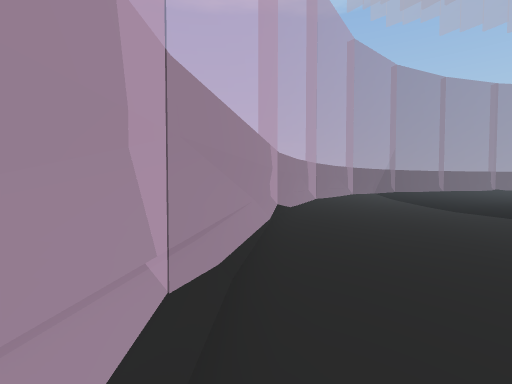
[1] (above)

22 first-person views from a walk through a 3-D level made in the Unity game engine. The camera is 1.5 m above the floor, tilts 2° down and sees 85° across. The floor is counted in squares, 2 m on a side. Each view is taken from the middle of a square. On the plan, view 1 faces up. The plan holds only what a view shows up to about 10 squares ahead; the rest is blank. The place goes on beyond the plan. The player is left out.

[2]
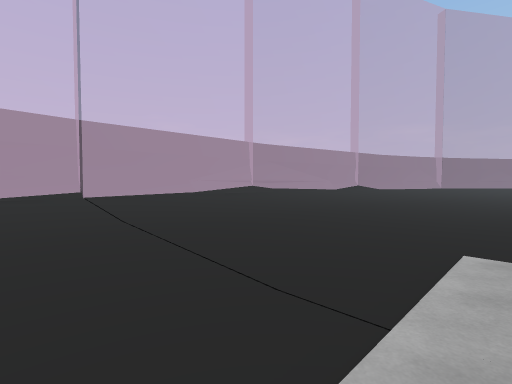

[3]
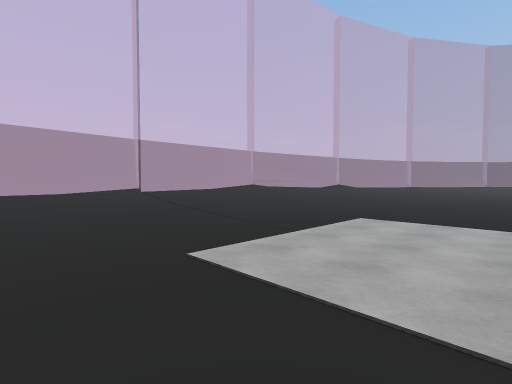

[4]
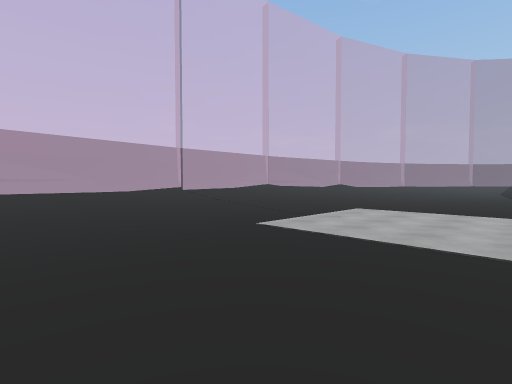

[5]
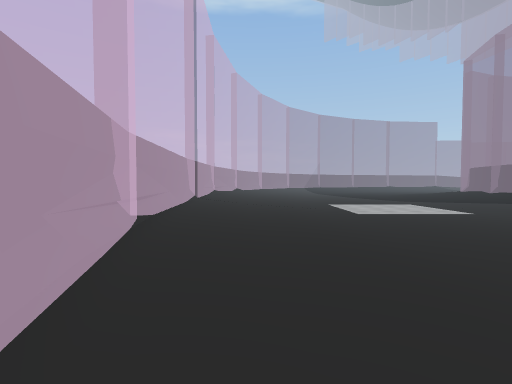

[6]
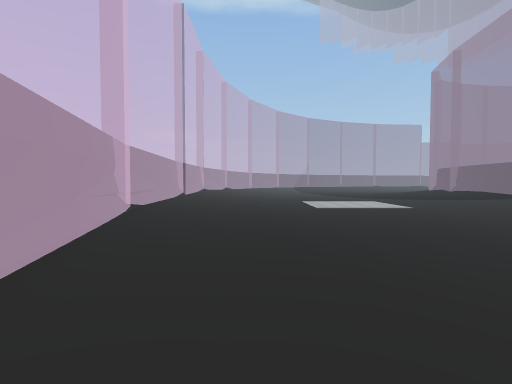

[7]
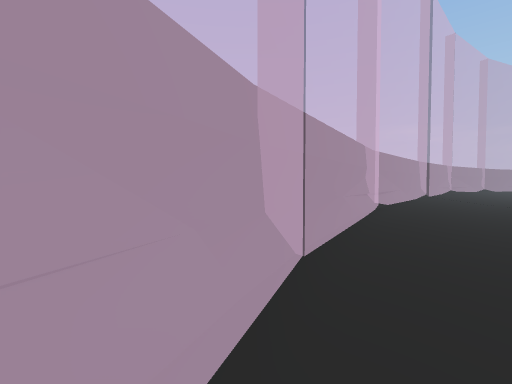

[8]
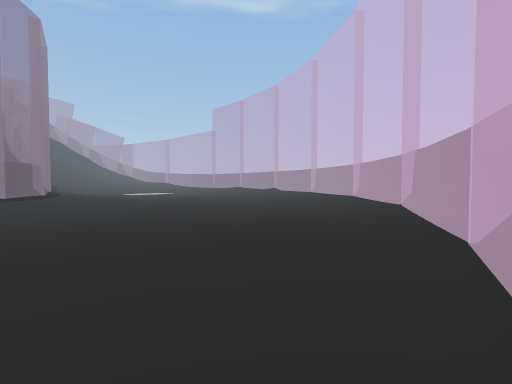

[9]
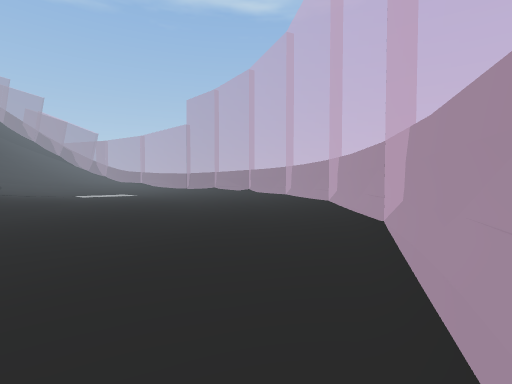

[10]
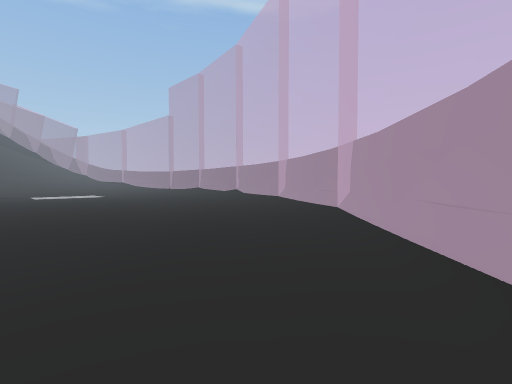

[11]
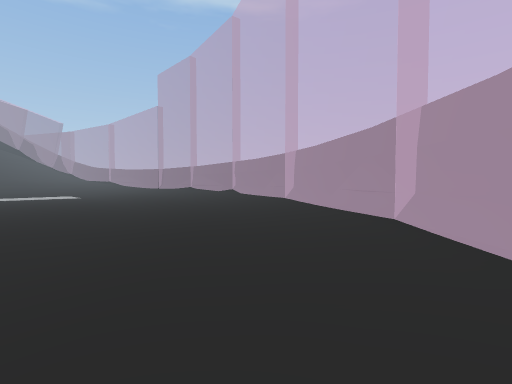

[12]
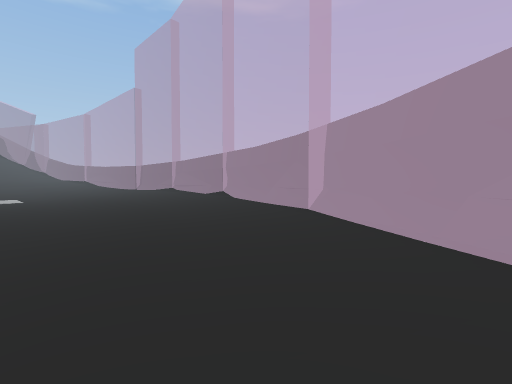

[13]
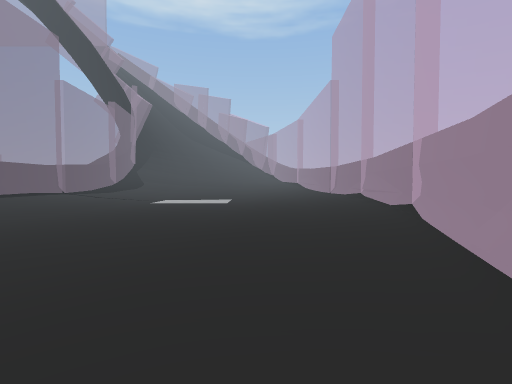

[14]
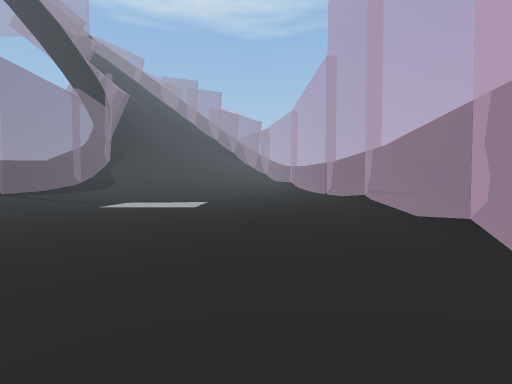

[15]
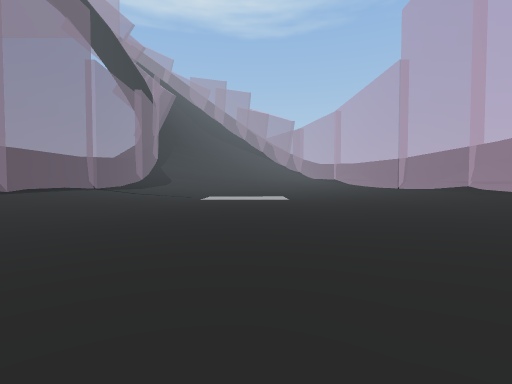

[16]
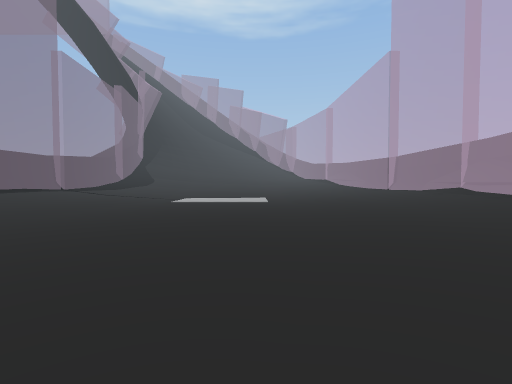

[17]
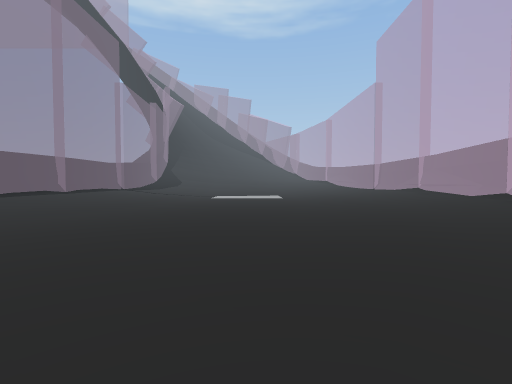

[18]
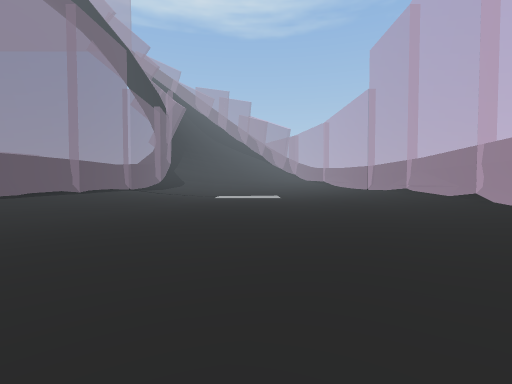

[19]
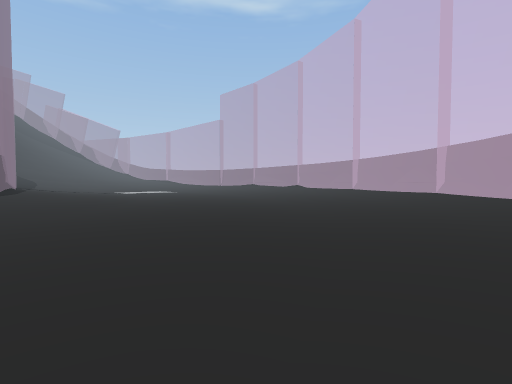

[20]
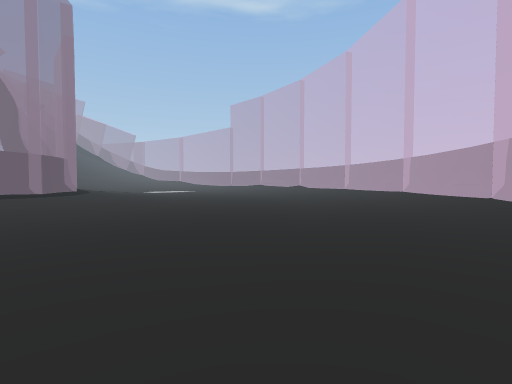

[21]
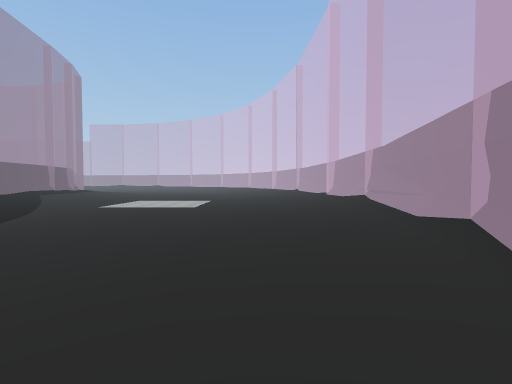

[22]
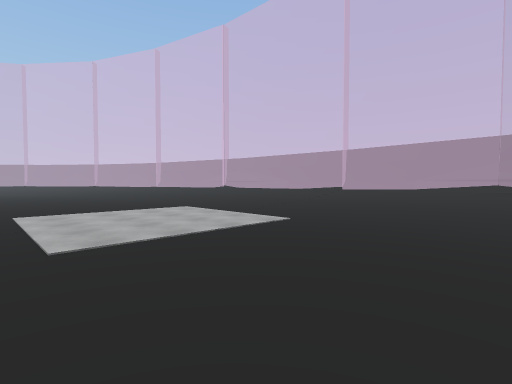

### Floor plan
Key: @ floor where view 1 was taken; # wall or solid block; . main floor; : floor 0.25 m higher than the main floor; + floor 0.5 m higher than the main floor; * floor 0.75 m higher than the main floor.
Columns run from 1 left of view 1 to 24 right of it. Each row starts with its distance up from view 1.
 10   # +::...
  9   #*+::...
  8  ##+::...
  7  #*+::...
  6  #*+::...
  5  #*+:.....
  4  #+::......
  3 ##+::.......
  2 #*+::.......
  1 #*+::........
  0 #@+::........
 -1 #*+::.......
 -2 #*+::.......
 -3 #*+::.......
 -4 #*+::.......
 -5 #*+::.......
 -6 #*+::.......
 -7 ##+::........
 -8 ##+::........
 -9  #+::.......
-10  #+::.......
-11  #*+:.........:
-12  #*+:..........:+
-13  ##+::.........::
-14  ##+::..........:
-15   #*+:..........::++**  #
-16   #*+::..........:::++ ***
-17   ##+::...........:::::+++
-18    #*+::............::::::
-19    ##+::..................
-20     #*+::.................
-21     ##++::................
-22      ##+:::...............
-23      ##*+:::..............
-24       ##*+:::.............
-25        ##*+::::...........
-26         ##*++::::.........
-27          ###*++:::::......
-28            ##*+++:::::::::
-29             ####*++++:::::
-30               ####***+++++
-31                  ######***
-32                       ####

Where each view was taken, in squares from view 1:
view 1: 0 up, 0 right, facing up
view 2: 5 down, 6 right, facing up-left
view 3: 7 down, 8 right, facing up-left
view 4: 9 down, 9 right, facing up-left
view 5: 15 down, 2 right, facing up
view 6: 17 down, 3 right, facing up
view 7: 18 down, 3 right, facing up-left
view 8: 12 down, 1 right, facing down-right
view 9: 16 down, 2 right, facing down-right
view 10: 19 down, 4 right, facing down-right
view 11: 21 down, 6 right, facing down-right
view 12: 24 down, 9 right, facing down-right
view 13: 27 down, 11 right, facing right
view 14: 28 down, 14 right, facing right
view 15: 24 down, 13 right, facing right
view 16: 25 down, 14 right, facing right
view 17: 24 down, 10 right, facing right
view 18: 24 down, 9 right, facing right
view 19: 14 down, 5 right, facing down-right
view 20: 11 down, 3 right, facing down-right
view 21: 10 up, 3 right, facing down
view 22: 2 up, 10 right, facing down-left
